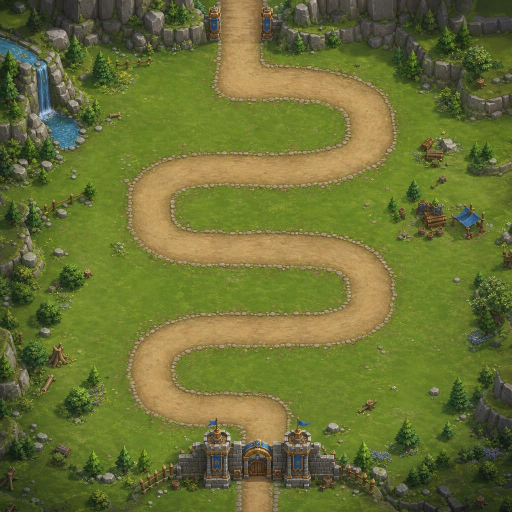
#> input picture assets/leonardo/carte_terrain_original.jpg, 1024 x 1024 px, found by its file name (shown at 1/2 size)
$ python trace_road.py
#> lines starting #> are read from the running program, lines starting #| are printed output that depends on the picture; after the words box and inside, x2 and y2 are one past the last pixel; in counts of white or black regions, pixels touching at a corner belong together
#!/usr/bin/env python3
"""Script d'AUDIT (jamais exécuté en production) utilisé pour mesurer, sans
aucune réinterprétation artistique, la position réelle de la route dessinée
sur carte_terrain_original.jpg -- cahier V5, section 3.2 : "Le chemin
logique suivi par les ennemis doit correspondre visuellement au chemin
dessiné sur l'asset."

Méthode : suivi du centre de la bande de couleur "route" (teinte sable,
mesurée ~RVB(185,150,95), nettement distincte de l'herbe ~RVB(105,120,40))
ligne par ligne, en partant du point connu sous le portail haut et en
restreignant la recherche à une fenêtre proche de la position de la ligne
précédente (évite de sauter sur un autre élément sablé du décor, comme le
campement à droite de l'image). Les points de virage (extrema locaux en x)
obtenus sont ensuite recopiés à la main, convertis dans l'espace logique du
jeu par process_leonardo_map.py, dans engine/levels.js (PATH_MAP) -- voir le
rapport technique V5 pour la vérification visuelle finale (superposition du
tracé sur l'image source).
"""
import numpy as np
from PIL import Image

SRC = "assets/leonardo/carte_terrain_original.jpg"

im = Image.open(SRC).convert("RGB")
#> im is the input picture: PIL image 1024x1024 RGB; mean R, G, B 106.1, 112.2, 53
arr = np.array(im).astype(int)
H, W, _ = arr.shape
#> H = 1024; W = 1024
R, G, B = arr[:, :, 0], arr[:, :, 1], arr[:, :, 2]
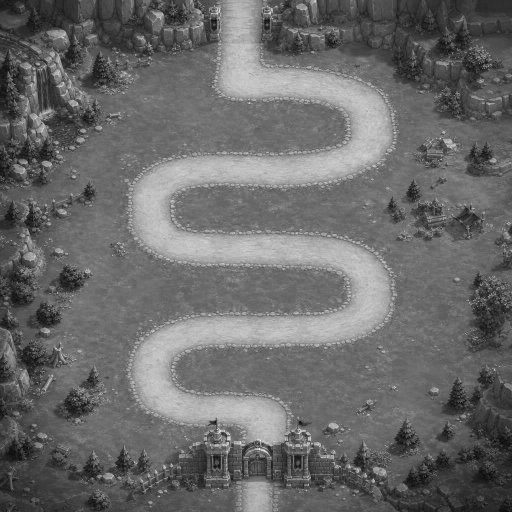
#> R: shape (1024, 1024) int64 (shown at 1/2 size); min 0, max 255, mean 106.1
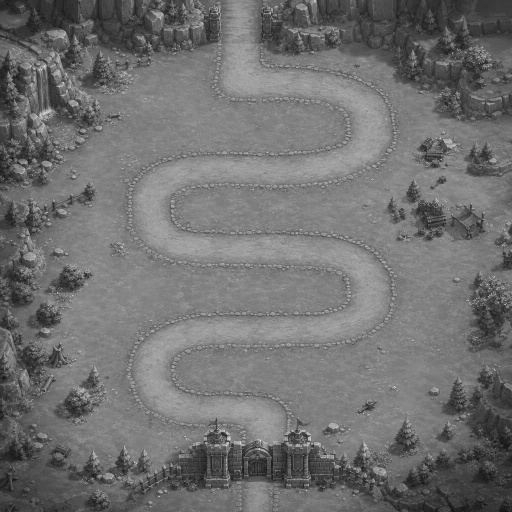
#> G: shape (1024, 1024) int64 (shown at 1/2 size); min 6, max 251, mean 112.2
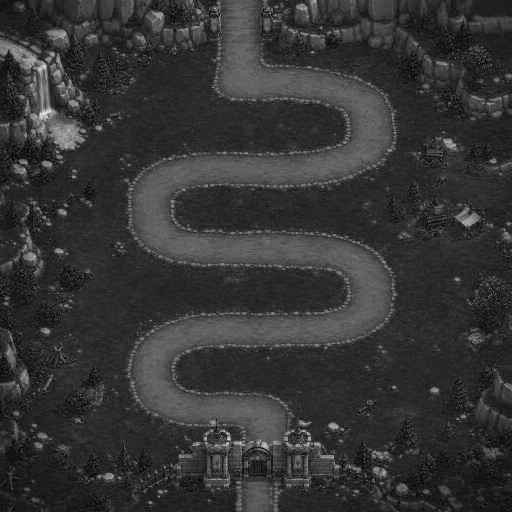
#> B: shape (1024, 1024) int64 (shown at 1/2 size); min 0, max 255, mean 53
road_mask = (R > 140) & ((R - G) > 18) & ((R - B) > 45)
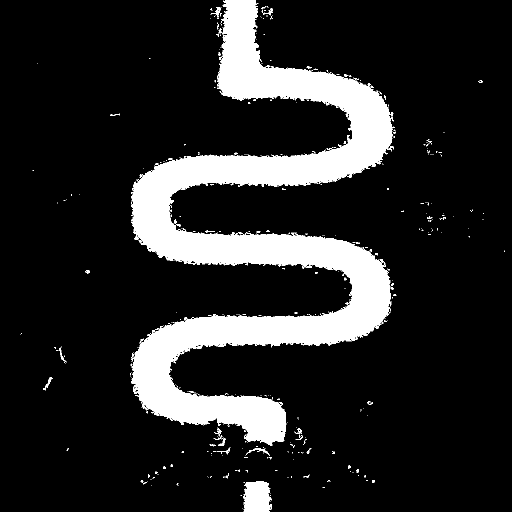
#> road_mask: shape (1024, 1024) bool (shown at 1/2 size); 14.9% white; 534 white regions (476 under 20 px), largest, box (x1, y1, x2, y2) and area: (262, 0, 785, 892) 149490, (486, 963, 544, 1024) 2938, (491, 896, 540, 912) 153


def centerline_at_row(y, x_guess, window=160):
    x_guess = int(round(x_guess))
    x0 = max(0, x_guess - window)
    x1 = min(W, x_guess + window)
    xs = np.where(road_mask[y, x0:x1])[0]
    if len(xs) == 0:
        return None
    xs = xs + x0
    xs.sort()
    gaps = np.where(np.diff(xs) > 8)[0]
    segs = np.split(xs, gaps + 1)
    best = min(segs, key=lambda s: abs(s.mean() - x_guess))
    return float(best.mean())


if __name__ == "__main__":
    x = 500.0
    trace = []
    for y in range(92, 875, 1):
        cx = centerline_at_row(y, x)
        if cx is not None:
            x = 0.5 * x + 0.5 * cx
        trace.append((y, x))
#> this loop made 783 passes
#> (x_guess in centerline_at_row, x0 in centerline_at_row, x1 in centerline_at_row, gaps in centerline_at_row, cx, x) on passes 7, 30, 40, 42, 43, 44, 45, 46, 47, 48, 49, 50: (479, 319, 639, [0], 479.5, 479.4), (480, 320, 640, [77], 480.6, 480.4), (481, 321, 641, [82], 482, 481.4), (485, 325, 645, [83, 92], 482.5, 483.8), (484, 324, 644, [94, 95], 489.1, 486.5), (486, 326, 646, [90, 96], 486, 486.2), (486, 326, 646, [100, 110, 116], 489.1, 487.7), (488, 328, 648, [140], 510.7, 499.2), (499, 339, 659, [153, 154], 515.8, 507.5), (508, 348, 668, [167], 523.6, 515.5), (516, 356, 676, [172], 525.1, 520.3), (520, 360, 680, [180], 530.1, 525.2)
#> (x_guess in centerline_at_row, x0 in centerline_at_row, x1 in centerline_at_row, cx, x) on passes 2, 3, 4, 5, 6, 8: (490, 330, 650, 480, 485), (485, 325, 645, 479.5, 482.2), (482, 322, 642, 478.5, 480.4), (480, 320, 640, 478.5, 479.4), (479, 319, 639, 479, 479.2), (479, 319, 639, 479.5, 479.4)
#> after the loop, trace = 783 pairs, first value 92 to 874, second value 299.8 to 745.3; x = 528.7
    for y, xx in trace:
        if y % 30 < 1:
            print(y, round(xx))
#> this loop made 783 passes
#> xx on passes 1 to 3: 490, 485, 482.2
#| 120 480
#| 150 553
#| 180 593
#| 210 718
#| 240 741
#| 270 743
#| 300 719
#| 330 592
#> (further printed lines are left out)
